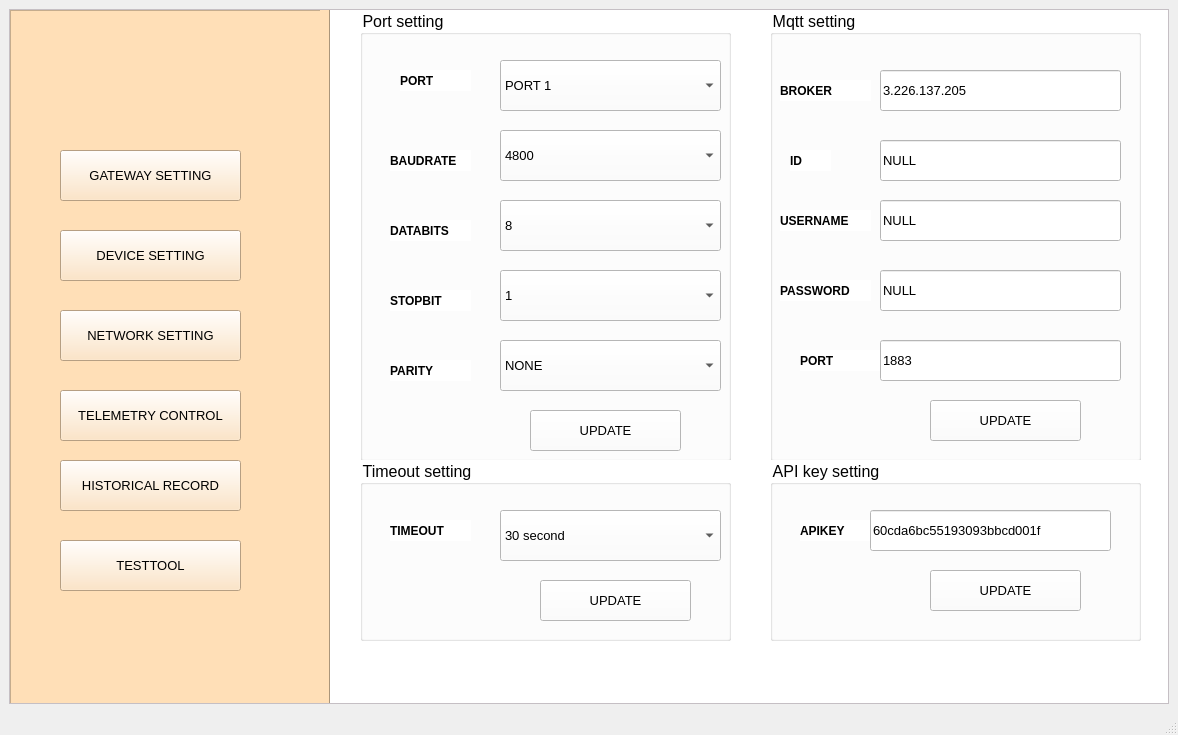
<?xml version="1.0" encoding="UTF-8"?>
<ui version="4.0">
 <class>gateway</class>
 <widget class="QMainWindow" name="gateway">
  <property name="geometry">
   <rect>
    <x>0</x>
    <y>0</y>
    <width>1178</width>
    <height>735</height>
   </rect>
  </property>
  <property name="windowTitle">
   <string>TEST TOOL</string>
  </property>
  <widget class="QWidget" name="centralwidget">
   <layout class="QVBoxLayout" name="verticalLayout">
    <item>
     <widget class="QScrollArea" name="scrollArea">
      <property name="styleSheet">
       <string notr="true">background-color:rgb(255, 248, 254)
</string>
      </property>
      <property name="widgetResizable">
       <bool>true</bool>
      </property>
      <widget class="QWidget" name="scrollAreaWidgetContents">
       <property name="geometry">
        <rect>
         <x>0</x>
         <y>0</y>
         <width>1154</width>
         <height>660</height>
        </rect>
       </property>
       <widget class="QFrame" name="list">
        <property name="geometry">
         <rect>
          <x>0</x>
          <y>0</y>
          <width>321</width>
          <height>761</height>
         </rect>
        </property>
        <property name="styleSheet">
         <string notr="true">background-color:rgb(255, 223, 183)</string>
        </property>
        <property name="frameShape">
         <enum>QFrame::StyledPanel</enum>
        </property>
        <property name="frameShadow">
         <enum>QFrame::Raised</enum>
        </property>
        <widget class="QPushButton" name="networksetting">
         <property name="geometry">
          <rect>
           <x>50</x>
           <y>300</y>
           <width>181</width>
           <height>51</height>
          </rect>
         </property>
         <property name="font">
          <font>
           <family>Segoe UI</family>
           <pointsize>10</pointsize>
          </font>
         </property>
         <property name="text">
          <string>NETWORK SETTING</string>
         </property>
        </widget>
        <widget class="QPushButton" name="gatewaysetting">
         <property name="geometry">
          <rect>
           <x>50</x>
           <y>140</y>
           <width>181</width>
           <height>51</height>
          </rect>
         </property>
         <property name="font">
          <font>
           <pointsize>10</pointsize>
          </font>
         </property>
         <property name="text">
          <string>GATEWAY SETTING</string>
         </property>
        </widget>
        <widget class="QPushButton" name="devicesetting">
         <property name="geometry">
          <rect>
           <x>50</x>
           <y>220</y>
           <width>181</width>
           <height>51</height>
          </rect>
         </property>
         <property name="font">
          <font>
           <pointsize>10</pointsize>
          </font>
         </property>
         <property name="text">
          <string>DEVICE SETTING</string>
         </property>
        </widget>
        <widget class="QPushButton" name="historical">
         <property name="geometry">
          <rect>
           <x>50</x>
           <y>450</y>
           <width>181</width>
           <height>51</height>
          </rect>
         </property>
         <property name="font">
          <font>
           <pointsize>10</pointsize>
          </font>
         </property>
         <property name="text">
          <string>HISTORICAL RECORD</string>
         </property>
        </widget>
        <widget class="Line" name="line">
         <property name="geometry">
          <rect>
           <x>310</x>
           <y>0</y>
           <width>20</width>
           <height>761</height>
          </rect>
         </property>
         <property name="font">
          <font>
           <weight>50</weight>
           <bold>false</bold>
          </font>
         </property>
         <property name="orientation">
          <enum>Qt::Vertical</enum>
         </property>
        </widget>
        <widget class="QPushButton" name="testtool">
         <property name="geometry">
          <rect>
           <x>50</x>
           <y>530</y>
           <width>181</width>
           <height>51</height>
          </rect>
         </property>
         <property name="font">
          <font>
           <pointsize>10</pointsize>
          </font>
         </property>
         <property name="text">
          <string>TESTTOOL</string>
         </property>
        </widget>
        <widget class="QPushButton" name="telemetrycontrol">
         <property name="geometry">
          <rect>
           <x>50</x>
           <y>380</y>
           <width>181</width>
           <height>51</height>
          </rect>
         </property>
         <property name="font">
          <font>
           <pointsize>10</pointsize>
          </font>
         </property>
         <property name="text">
          <string>TELEMETRY CONTROL</string>
         </property>
        </widget>
        <zorder>gatewaysetting</zorder>
        <zorder>devicesetting</zorder>
        <zorder>historical</zorder>
        <zorder>line</zorder>
        <zorder>networksetting</zorder>
        <zorder>testtool</zorder>
        <zorder>telemetrycontrol</zorder>
       </widget>
       <widget class="QFrame" name="seial_workspace">
        <property name="geometry">
         <rect>
          <x>320</x>
          <y>0</y>
          <width>1001</width>
          <height>761</height>
         </rect>
        </property>
        <property name="styleSheet">
         <string notr="true">background-color:rgb(255, 255, 255)</string>
        </property>
        <widget class="QGroupBox" name="groupBox">
         <property name="geometry">
          <rect>
           <x>30</x>
           <y>0</y>
           <width>371</width>
           <height>451</height>
          </rect>
         </property>
         <property name="font">
          <font>
           <pointsize>12</pointsize>
          </font>
         </property>
         <property name="title">
          <string>Port setting</string>
         </property>
         <widget class="QComboBox" name="port">
          <property name="geometry">
           <rect>
            <x>140</x>
            <y>50</y>
            <width>221</width>
            <height>51</height>
           </rect>
          </property>
          <property name="font">
           <font>
            <pointsize>10</pointsize>
           </font>
          </property>
          <item>
           <property name="text">
            <string>PORT 1</string>
           </property>
          </item>
          <item>
           <property name="text">
            <string>PORT 2</string>
           </property>
          </item>
         </widget>
         <widget class="QLabel" name="label_18">
          <property name="geometry">
           <rect>
            <x>40</x>
            <y>60</y>
            <width>71</width>
            <height>21</height>
           </rect>
          </property>
          <property name="font">
           <font>
            <pointsize>9</pointsize>
            <weight>75</weight>
            <bold>true</bold>
           </font>
          </property>
          <property name="text">
           <string>PORT</string>
          </property>
         </widget>
         <widget class="QComboBox" name="baudrate">
          <property name="geometry">
           <rect>
            <x>140</x>
            <y>120</y>
            <width>221</width>
            <height>51</height>
           </rect>
          </property>
          <property name="font">
           <font>
            <pointsize>10</pointsize>
           </font>
          </property>
          <item>
           <property name="text">
            <string>4800</string>
           </property>
          </item>
          <item>
           <property name="text">
            <string>9600</string>
           </property>
          </item>
          <item>
           <property name="text">
            <string>19200</string>
           </property>
          </item>
          <item>
           <property name="text">
            <string>38400</string>
           </property>
          </item>
          <item>
           <property name="text">
            <string>115200</string>
           </property>
          </item>
         </widget>
         <widget class="QLabel" name="label_19">
          <property name="geometry">
           <rect>
            <x>30</x>
            <y>140</y>
            <width>81</width>
            <height>21</height>
           </rect>
          </property>
          <property name="font">
           <font>
            <pointsize>9</pointsize>
            <weight>75</weight>
            <bold>true</bold>
           </font>
          </property>
          <property name="text">
           <string>BAUDRATE</string>
          </property>
         </widget>
         <widget class="QLabel" name="label_20">
          <property name="geometry">
           <rect>
            <x>30</x>
            <y>210</y>
            <width>81</width>
            <height>21</height>
           </rect>
          </property>
          <property name="font">
           <font>
            <pointsize>9</pointsize>
            <weight>75</weight>
            <bold>true</bold>
           </font>
          </property>
          <property name="text">
           <string>DATABITS</string>
          </property>
         </widget>
         <widget class="QComboBox" name="databit">
          <property name="geometry">
           <rect>
            <x>140</x>
            <y>190</y>
            <width>221</width>
            <height>51</height>
           </rect>
          </property>
          <property name="font">
           <font>
            <pointsize>10</pointsize>
           </font>
          </property>
          <item>
           <property name="text">
            <string>8</string>
           </property>
          </item>
          <item>
           <property name="text">
            <string>7</string>
           </property>
          </item>
         </widget>
         <widget class="QLabel" name="label_21">
          <property name="geometry">
           <rect>
            <x>30</x>
            <y>280</y>
            <width>81</width>
            <height>21</height>
           </rect>
          </property>
          <property name="font">
           <font>
            <pointsize>9</pointsize>
            <weight>75</weight>
            <bold>true</bold>
           </font>
          </property>
          <property name="text">
           <string>STOPBIT</string>
          </property>
         </widget>
         <widget class="QComboBox" name="stopbit">
          <property name="geometry">
           <rect>
            <x>140</x>
            <y>260</y>
            <width>221</width>
            <height>51</height>
           </rect>
          </property>
          <property name="font">
           <font>
            <pointsize>10</pointsize>
           </font>
          </property>
          <item>
           <property name="text">
            <string>1</string>
           </property>
          </item>
          <item>
           <property name="text">
            <string>2</string>
           </property>
          </item>
         </widget>
         <widget class="QLabel" name="label_22">
          <property name="geometry">
           <rect>
            <x>30</x>
            <y>350</y>
            <width>81</width>
            <height>21</height>
           </rect>
          </property>
          <property name="font">
           <font>
            <pointsize>9</pointsize>
            <weight>75</weight>
            <bold>true</bold>
           </font>
          </property>
          <property name="text">
           <string>PARITY</string>
          </property>
         </widget>
         <widget class="QComboBox" name="parity">
          <property name="geometry">
           <rect>
            <x>140</x>
            <y>330</y>
            <width>221</width>
            <height>51</height>
           </rect>
          </property>
          <property name="font">
           <font>
            <pointsize>10</pointsize>
           </font>
          </property>
          <item>
           <property name="text">
            <string>NONE</string>
           </property>
          </item>
          <item>
           <property name="text">
            <string>1</string>
           </property>
          </item>
         </widget>
         <widget class="QPushButton" name="updateport">
          <property name="geometry">
           <rect>
            <x>170</x>
            <y>400</y>
            <width>151</width>
            <height>41</height>
           </rect>
          </property>
          <property name="font">
           <font>
            <pointsize>10</pointsize>
           </font>
          </property>
          <property name="text">
           <string>UPDATE</string>
          </property>
         </widget>
        </widget>
        <widget class="QGroupBox" name="groupBox_2">
         <property name="geometry">
          <rect>
           <x>440</x>
           <y>0</y>
           <width>371</width>
           <height>451</height>
          </rect>
         </property>
         <property name="font">
          <font>
           <pointsize>12</pointsize>
           <underline>false</underline>
          </font>
         </property>
         <property name="title">
          <string>Mqtt setting</string>
         </property>
         <widget class="QLabel" name="label_23">
          <property name="geometry">
           <rect>
            <x>10</x>
            <y>70</y>
            <width>91</width>
            <height>21</height>
           </rect>
          </property>
          <property name="font">
           <font>
            <pointsize>9</pointsize>
            <weight>75</weight>
            <bold>true</bold>
           </font>
          </property>
          <property name="text">
           <string>BROKER</string>
          </property>
         </widget>
         <widget class="QLabel" name="label_24">
          <property name="geometry">
           <rect>
            <x>10</x>
            <y>200</y>
            <width>91</width>
            <height>21</height>
           </rect>
          </property>
          <property name="font">
           <font>
            <pointsize>9</pointsize>
            <weight>75</weight>
            <bold>true</bold>
           </font>
          </property>
          <property name="text">
           <string>USERNAME</string>
          </property>
         </widget>
         <widget class="QLabel" name="label_25">
          <property name="geometry">
           <rect>
            <x>10</x>
            <y>270</y>
            <width>91</width>
            <height>21</height>
           </rect>
          </property>
          <property name="font">
           <font>
            <pointsize>9</pointsize>
            <weight>75</weight>
            <bold>true</bold>
           </font>
          </property>
          <property name="text">
           <string>PASSWORD</string>
          </property>
         </widget>
         <widget class="QLabel" name="label_26">
          <property name="geometry">
           <rect>
            <x>30</x>
            <y>340</y>
            <width>81</width>
            <height>21</height>
           </rect>
          </property>
          <property name="font">
           <font>
            <pointsize>9</pointsize>
            <weight>75</weight>
            <bold>true</bold>
           </font>
          </property>
          <property name="text">
           <string>PORT</string>
          </property>
         </widget>
         <widget class="QPushButton" name="updatemqtt">
          <property name="geometry">
           <rect>
            <x>160</x>
            <y>390</y>
            <width>151</width>
            <height>41</height>
           </rect>
          </property>
          <property name="font">
           <font>
            <pointsize>10</pointsize>
           </font>
          </property>
          <property name="text">
           <string>UPDATE</string>
          </property>
         </widget>
         <widget class="QLineEdit" name="broker">
          <property name="geometry">
           <rect>
            <x>110</x>
            <y>60</y>
            <width>241</width>
            <height>41</height>
           </rect>
          </property>
          <property name="font">
           <font>
            <pointsize>10</pointsize>
           </font>
          </property>
          <property name="text">
           <string>3.226.137.205</string>
          </property>
         </widget>
         <widget class="QLineEdit" name="username">
          <property name="geometry">
           <rect>
            <x>110</x>
            <y>190</y>
            <width>241</width>
            <height>41</height>
           </rect>
          </property>
          <property name="font">
           <font>
            <pointsize>10</pointsize>
           </font>
          </property>
          <property name="text">
           <string>NULL</string>
          </property>
         </widget>
         <widget class="QLineEdit" name="password">
          <property name="geometry">
           <rect>
            <x>110</x>
            <y>260</y>
            <width>241</width>
            <height>41</height>
           </rect>
          </property>
          <property name="font">
           <font>
            <pointsize>10</pointsize>
           </font>
          </property>
          <property name="text">
           <string>NULL</string>
          </property>
         </widget>
         <widget class="QLineEdit" name="port_2">
          <property name="geometry">
           <rect>
            <x>110</x>
            <y>330</y>
            <width>241</width>
            <height>41</height>
           </rect>
          </property>
          <property name="font">
           <font>
            <pointsize>10</pointsize>
           </font>
          </property>
          <property name="text">
           <string>1883</string>
          </property>
         </widget>
         <widget class="QLineEdit" name="username_2">
          <property name="geometry">
           <rect>
            <x>110</x>
            <y>130</y>
            <width>241</width>
            <height>41</height>
           </rect>
          </property>
          <property name="font">
           <font>
            <pointsize>10</pointsize>
           </font>
          </property>
          <property name="text">
           <string>NULL</string>
          </property>
         </widget>
         <widget class="QLabel" name="label_27">
          <property name="geometry">
           <rect>
            <x>20</x>
            <y>140</y>
            <width>41</width>
            <height>21</height>
           </rect>
          </property>
          <property name="font">
           <font>
            <pointsize>9</pointsize>
            <weight>75</weight>
            <bold>true</bold>
           </font>
          </property>
          <property name="text">
           <string>ID</string>
          </property>
         </widget>
        </widget>
        <widget class="QGroupBox" name="groupBox_3">
         <property name="geometry">
          <rect>
           <x>30</x>
           <y>450</y>
           <width>371</width>
           <height>181</height>
          </rect>
         </property>
         <property name="font">
          <font>
           <pointsize>12</pointsize>
          </font>
         </property>
         <property name="title">
          <string>Timeout setting</string>
         </property>
         <widget class="QComboBox" name="timeout">
          <property name="geometry">
           <rect>
            <x>140</x>
            <y>50</y>
            <width>221</width>
            <height>51</height>
           </rect>
          </property>
          <property name="font">
           <font>
            <pointsize>10</pointsize>
           </font>
          </property>
          <item>
           <property name="text">
            <string>30 second</string>
           </property>
          </item>
          <item>
           <property name="text">
            <string>1 minute</string>
           </property>
          </item>
          <item>
           <property name="text">
            <string>3 minutes</string>
           </property>
          </item>
          <item>
           <property name="text">
            <string>5 minutes</string>
           </property>
          </item>
          <item>
           <property name="text">
            <string>10 minutes</string>
           </property>
          </item>
          <item>
           <property name="text">
            <string>30 minutes</string>
           </property>
          </item>
          <item>
           <property name="text">
            <string>60 minutes</string>
           </property>
          </item>
         </widget>
         <widget class="QLabel" name="label_28">
          <property name="geometry">
           <rect>
            <x>30</x>
            <y>60</y>
            <width>81</width>
            <height>21</height>
           </rect>
          </property>
          <property name="font">
           <font>
            <pointsize>9</pointsize>
            <weight>75</weight>
            <bold>true</bold>
           </font>
          </property>
          <property name="text">
           <string>TIMEOUT</string>
          </property>
         </widget>
         <widget class="QPushButton" name="updatetimeout">
          <property name="geometry">
           <rect>
            <x>180</x>
            <y>120</y>
            <width>151</width>
            <height>41</height>
           </rect>
          </property>
          <property name="font">
           <font>
            <pointsize>10</pointsize>
           </font>
          </property>
          <property name="text">
           <string>UPDATE</string>
          </property>
         </widget>
        </widget>
        <widget class="QGroupBox" name="groupBox_4">
         <property name="geometry">
          <rect>
           <x>440</x>
           <y>450</y>
           <width>371</width>
           <height>181</height>
          </rect>
         </property>
         <property name="font">
          <font>
           <pointsize>12</pointsize>
          </font>
         </property>
         <property name="title">
          <string>API key setting</string>
         </property>
         <widget class="QLabel" name="label_29">
          <property name="geometry">
           <rect>
            <x>30</x>
            <y>60</y>
            <width>81</width>
            <height>21</height>
           </rect>
          </property>
          <property name="font">
           <font>
            <pointsize>9</pointsize>
            <weight>75</weight>
            <bold>true</bold>
           </font>
          </property>
          <property name="text">
           <string>APIKEY</string>
          </property>
         </widget>
         <widget class="QLineEdit" name="apikey_2">
          <property name="geometry">
           <rect>
            <x>100</x>
            <y>50</y>
            <width>241</width>
            <height>41</height>
           </rect>
          </property>
          <property name="font">
           <font>
            <pointsize>10</pointsize>
           </font>
          </property>
          <property name="text">
           <string>60cda6bc55193093bbcd001f</string>
          </property>
         </widget>
         <widget class="QPushButton" name="updateapikey">
          <property name="geometry">
           <rect>
            <x>160</x>
            <y>110</y>
            <width>151</width>
            <height>41</height>
           </rect>
          </property>
          <property name="font">
           <font>
            <pointsize>10</pointsize>
           </font>
          </property>
          <property name="text">
           <string>UPDATE</string>
          </property>
         </widget>
        </widget>
       </widget>
      </widget>
     </widget>
    </item>
   </layout>
  </widget>
  <widget class="QStatusBar" name="statusbar"/>
  <widget class="QMenuBar" name="menubar">
   <property name="geometry">
    <rect>
     <x>0</x>
     <y>0</y>
     <width>1178</width>
     <height>26</height>
    </rect>
   </property>
  </widget>
 </widget>
 <resources/>
 <connections/>
</ui>
